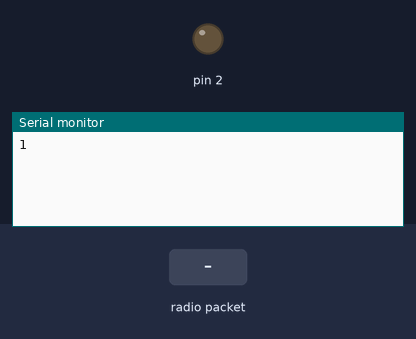
Simulated run of this sketch. Board: Arduino Uno, built with avr-gcc and run on an emulated ATmega328P. Parts: output pins drawn as LEDs (lit = HIGH), the last lines printed to the serial monitor. Inputs (shaded band) come from the test bench. No radio packets arrive unless stated.

Above: at 2.2 s.
2.3 s: radio packet "o" arrives
At 3.5 s:
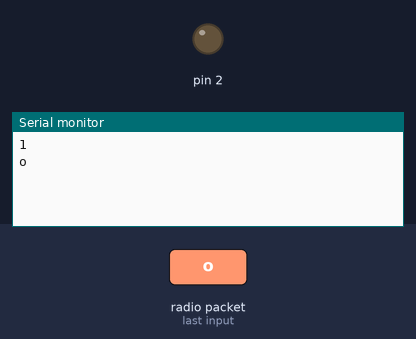
3.8 s: radio packet "n" arrives
At 4.9 s:
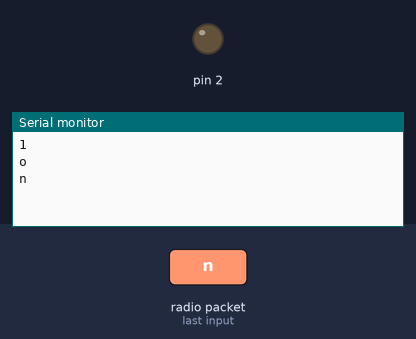
5.3 s: radio packet "f" arrives
At 6.0 s:
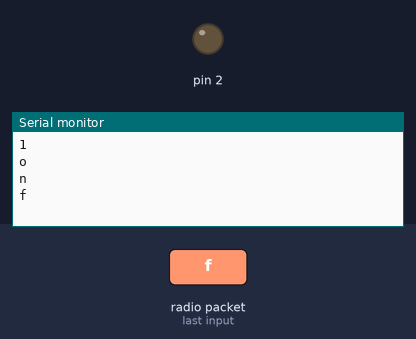

The sketch:

basicReceive.ino
```cpp
#include <SPI.h>
#include <nRF24L01.h>
#include <RF24.h>

RF24 radio(7,8); //CE, CSN
//MAKE SURE YOU CHANGE DIV2 IN RF24.cpp TO DIV4!!!

const byte address[6] = "00011";

void setup() {
  Serial.begin(9600);
  Serial.println(radio.begin());
  delay(1000);
  radio.openReadingPipe(0, address);
  radio.setPALevel(RF24_PA_MAX);
  radio.startListening();

  radio.setAutoAck(false);

  radio.setDataRate(RF24_250KBPS);

  pinMode(2,OUTPUT);
}

void loop() {
  if (radio.available()){
    char text[32] = "";
    radio.read(&text, sizeof(text));
    Serial.println(text);
    if(text[0]=='o' & text[1]=='n'){
      digitalWrite(2,HIGH);
    }else if(text[0]=='o' && text[1]=='f' && text[2]=='f'){
      digitalWrite(2,LOW);
    }

  }

}
```

Measured:
- after the input at 2.3 s, the serial monitor: prints a new line at once (image 1)
- after the input at 3.8 s, the serial monitor: prints a new line at once (image 2)
- after the input at 5.3 s, the serial monitor: prints a new line at once (image 3)
